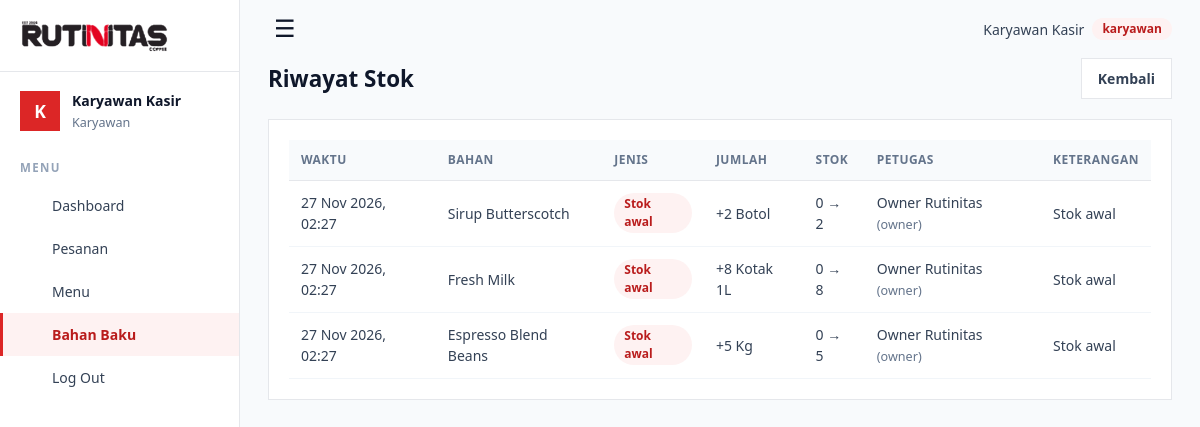
Page /index.php?url=bahan/riwayat (signed in) on the committed database.
### tables this page shows
CREATE TABLE riwayat_stok (
    id_riwayat         INT AUTO_INCREMENT PRIMARY KEY,
    id_bahan           INT NOT NULL,
    id_pengguna        INT NOT NULL,
    jenis              ENUM('awal','ambil','tambah','kadaluarsa') NOT NULL,
    jumlah             DECIMAL(10,2) NOT NULL,
    stok_sebelum       DECIMAL(10,2) NOT NULL,
    stok_sesudah       DECIMAL(10,2) NOT NULL,
    keterangan         VARCHAR(255) NULL,
    tanggal            DATETIME NOT NULL,
    sisa               DECIMAL(10,2) NULL,
    tanggal_kadaluarsa DATE NULL,
    FOREIGN KEY (id_bahan)    REFERENCES bahan_baku(id_bahan) ON DELETE CASCADE,
    FOREIGN KEY (id_pengguna) REFERENCES pengguna(id_pengguna) ON DELETE RESTRICT
);

CREATE TABLE bahan_baku (
    id_bahan           INT AUTO_INCREMENT PRIMARY KEY,
    nama_bahan         VARCHAR(50) NOT NULL,
    kategori           VARCHAR(30),
    stok               DECIMAL(10,2) NOT NULL CHECK (stok >= 0),
    stok_minimum       DECIMAL(10,2) NOT NULL DEFAULT 0,
    satuan             VARCHAR(15) NOT NULL,
    vendor             VARCHAR(50)
);

CREATE TABLE pengguna (
    id_pengguna INT AUTO_INCREMENT PRIMARY KEY,
    nama        VARCHAR(50)  NOT NULL,
    username    VARCHAR(30)  NOT NULL UNIQUE,
    password    VARCHAR(255) NOT NULL,
    role        ENUM('karyawan','manajer','owner') NOT NULL DEFAULT 'karyawan',
    created_at  TIMESTAMP DEFAULT CURRENT_TIMESTAMP
);

### app/core/Controller.php (called while the page is built, shortened)
<?php
abstract class Controller
{
    protected function view(string $file, array $data = []): void
    {
        (static function (): void { require ROOT . '/app/views/layout/header.php'; })();
        (static function () use ($file, $data): void {
            extract($data, EXTR_SKIP);
            require ROOT . "/app/views/$file.php";
        })();
        (static function (): void { require ROOT . '/app/views/layout/footer.php'; })();
    }
}

### app/controllers/BahanController.php (called while the page is built, shortened)
<?php
class BahanController extends CrudController
{
    public function riwayat($id = null): void
    {
        $m = new Bahan();
        $bahan = null;
        $this->view('bahan/riwayat', ['bahan' => $bahan, 'rows' => $m->riwayat($bahan ? (int)$bahan['id_bahan'] : null)]);
    }
}

### app/core/Database.php (called while the page is built, shortened)
<?php
class Database
{
    private static ?PDO $pdo = null;
    public static function connect(): PDO
    {
        if (self::$pdo === null) {
            $d = (require ROOT . '/config/config.php')['db'];
            $dsn = "mysql:host={$d['host']};dbname={$d['name']};charset={$d['charset']}";
            try {
                self::$pdo = new PDO($dsn, $d['user'], $d['pass'], [
                    PDO::ATTR_ERRMODE            => PDO::ERRMODE_EXCEPTION,
                    PDO::ATTR_DEFAULT_FETCH_MODE => PDO::FETCH_ASSOC,
                    PDO::ATTR_EMULATE_PREPARES   => false,
                ]);
            } catch (PDOException $e) {
                http_response_code(500);
                exit('Koneksi database gagal. Periksa config/config.php dan pastikan MySQL aktif.');
            }
        }
        return self::$pdo;
    }
    public static function query(string $sql, array $params = []): PDOStatement
    {
        $stmt = self::connect()->prepare($sql);
        $stmt->execute($params);
        return $stmt;
    }
}

### app/models/Bahan.php (called while the page is built, shortened)
<?php
class Bahan extends Model
{
    public function riwayat(?int $idBahan = null, int $limit = 200, array $jenis = []): array
    {
        $sql = 'SELECT r.*, b.nama_bahan, b.satuan, u.nama AS petugas, u.role
                FROM riwayat_stok r
                JOIN bahan_baku b ON b.id_bahan = r.id_bahan
                JOIN pengguna u ON u.id_pengguna = r.id_pengguna';
        $bind = []; $w = [];
        return Database::query($sql . ' ORDER BY r.tanggal DESC, r.id_riwayat DESC LIMIT ' . (int)$limit, $bind)->fetchAll();
    }
}

### app/views/bahan/riwayat.php (the view, shortened to what this page needs)
<div class="head">
  <h1>Riwayat Stok<?= $bahan ? ': ' . e($bahan['nama_bahan']) : '' ?></h1>
  <a class="btn light" href="<?= url('bahan') ?>">Kembali</a>
</div>
<div class="card">
<table>
  <thead><tr><th>Waktu</th><?php if (!$bahan): ?><th>Bahan</th><?php endif; ?><th>Jenis</th><th>Jumlah</th><th>Stok</th><th>Petugas</th><th>Keterangan</th></tr></thead>
  <tbody>
  <?php foreach ($rows as $r):
      $label = ['awal' => 'Stok awal', 'ambil' => 'Diambil', 'tambah' => 'Ditambah', 'kadaluarsa' => 'Kadaluarsa dibuang'][$r['jenis']] ?? $r['jenis'];
      $tanda = in_array($r['jenis'], ['ambil', 'kadaluarsa'], true) ? '-' : '+'; ?>
    <tr>
      <td><?= e(fmt_waktu($r['tanggal'])) ?></td>
      <?php if (!$bahan): ?><td><?= e($r['nama_bahan']) ?></td><?php endif; ?>
      <td><span class="badge"><?= e($label) ?></span></td>
      <td><?= e($tanda . ($r['jumlah'] + 0)) ?> <?= e($r['satuan']) ?></td>
      <td><?= e($r['stok_sebelum'] + 0) ?> &rarr; <?= e($r['stok_sesudah'] + 0) ?></td>
      <td><?= e($r['petugas']) ?> <span class="muted">(<?= e($r['role']) ?>)</span></td>
      <td><?= e($r['keterangan'] ?? '') ?></td>
    </tr>
  <?php endforeach; ?>
  </tbody>
</table>
</div>

### public/assets/style.css (style rules this page uses)
:root { --red:#DC2626; --red-dark:#B91C1C; --red-50:#FEF2F2; --red-100:#FEE2E2; --ink:#0F172A; --text:#334155; --muted:#64748B; --faint:#94A3B8; --border:#E5E7EB; --grid:#F1F5F9; --bg:#F8FAFC; --white:#FFFFFF; }
* { box-sizing:border-box;border-radius:0 }
body { margin:0;font-family:system-ui,"Segoe UI",Arial,sans-serif;background:var(--bg);color:var(--text);font-size:14px;line-height:1.5 }
h1,h2,h3,h4 { margin:0;color:var(--ink) }
h1 { font-size:1.4rem }
.muted { color:var(--muted);font-size:.9em }
a { color:var(--red-dark) }
.head { display:flex;justify-content:space-between;align-items:center;gap:12px;margin-bottom:20px;flex-wrap:wrap }
.card { background:var(--white);border:1px solid var(--border);padding:20px;margin-bottom:16px }
table { width:100%;border-collapse:collapse }
th,td { text-align:left;padding:11px 12px;border-bottom:1px solid var(--grid) }
th { background:var(--bg);font-size:12px;font-weight:600;color:var(--muted);text-transform:uppercase;letter-spacing:.04em;border-bottom:1px solid var(--border) }
.btn { display:inline-block;background:var(--red);color:#fff;border:1px solid var(--red);padding:9px 16px;cursor:pointer;text-decoration:none;font-size:1em;font-weight:600 }
.btn.light { background:var(--white);color:var(--text);border-color:var(--border) }
.badge { display:inline-block;background:var(--red-50);color:var(--red-dark);border-radius:999px;padding:2px 10px;font-size:.75rem;font-weight:600 }

### rows in the picture
riwayat_stok: tanggal "27 Nov 2026, 02:27", id_bahan.nama_bahan "Sirup Butterscotch", jenis "Stok awal", $tanda . ($r['jumlah'] + 0) "+2", id_bahan.satuan "Botol", $r['stok_sebelum'] + 0 "0", $r['stok_sesudah'] + 0 "2", id_pengguna.nama "Owner Rutinitas", id_pengguna.role "owner", keterangan "Stok awal"
riwayat_stok: tanggal "27 Nov 2026, 02:27", id_bahan.nama_bahan "Fresh Milk", jenis "Stok awal", $tanda . ($r['jumlah'] + 0) "+8", id_bahan.satuan "Kotak 1L", $r['stok_sebelum'] + 0 "0", $r['stok_sesudah'] + 0 "8", id_pengguna.nama "Owner Rutinitas", id_pengguna.role "owner", keterangan "Stok awal"
riwayat_stok: tanggal "27 Nov 2026, 02:27", id_bahan.nama_bahan "Espresso Blend Beans", jenis "Stok awal", $tanda . ($r['jumlah'] + 0) "+5", id_bahan.satuan "Kg", $r['stok_sebelum'] + 0 "0", $r['stok_sesudah'] + 0 "5", id_pengguna.nama "Owner Rutinitas", id_pengguna.role "owner", keterangan "Stok awal"

### other values in the picture
mb_substr($u['nama'], 0, 1) "K"
$u['nama'] "Karyawan Kasir"
$u['role'] "Karyawan"
$navLabel "Dashboard"
$navLabel "Pesanan"
$navLabel "Menu"
$navLabel "Bahan Baku"
$u['role'] "karyawan"
